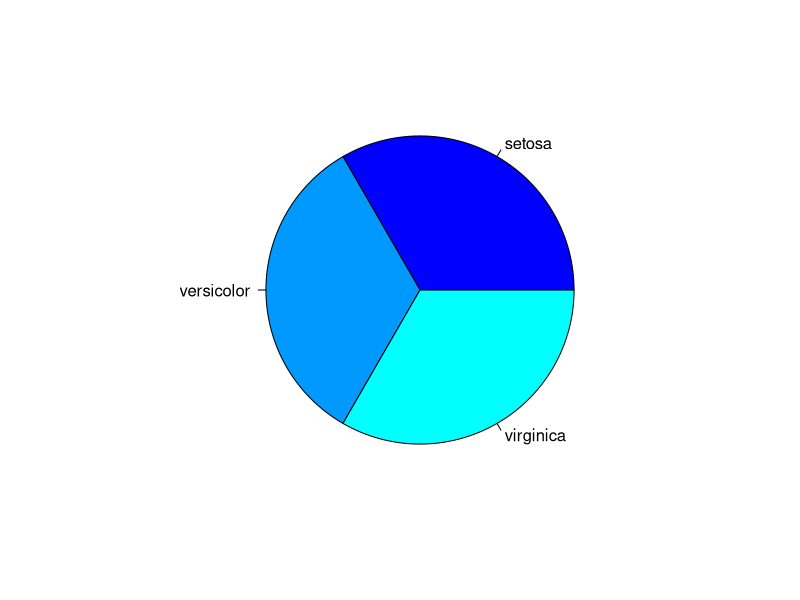
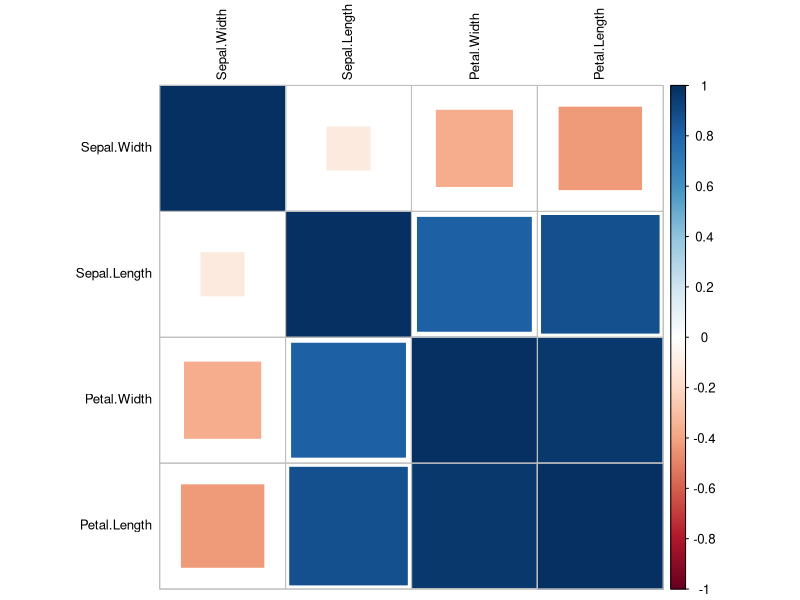
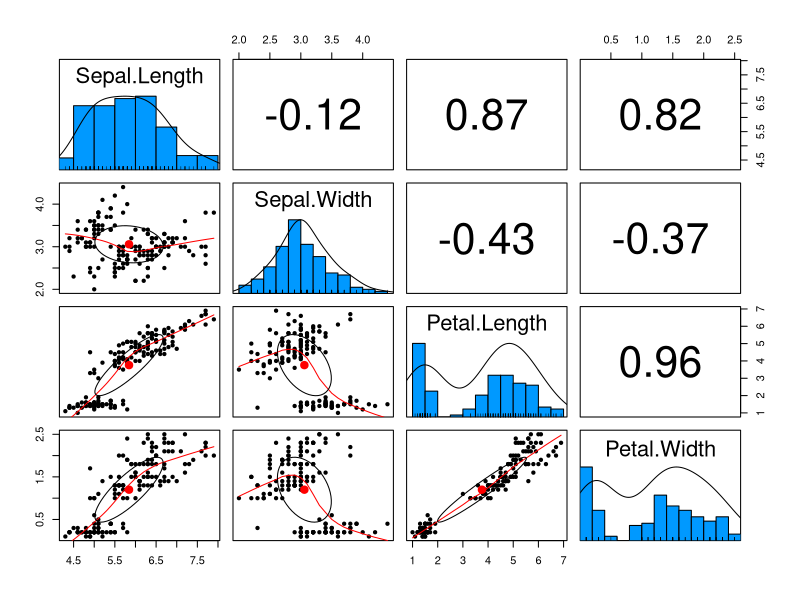

Generate these figures, in order, with R:
data (iris) #data bawaan default di r studio
head (iris) #manggil kolom di data
summary(iris) #nampilin data iris
pie(table(iris$Species), #bikin pie chart
    col=c("#0000ff","#0099ff","#00ffff")) #warna pie chart

#baris-baris dibawah ini taruh di console
iris_hm <- iris[,-5] #-5 berarti cuma nampilin 4 kolom
cor(iris_hm) #nampilin korelasi
library(corrplot) #library buat bikin corrplot, tapi jangan lupa install dulu kalo belum (saya sudah)
corrplot(cor(iris_hm, method = "pearson"), number.cex = .9, method = "square", hclust.method = "ward", order = "FPC", type = "full", tl.cex = 0.8,tl.col = "black") #iris_hm wajib dideklarasikan dulu sebelum bikin corrplot, ini buat bikin corrplot
library(psych) #library buat 
pairs.panels(iris[,-5],method = "pearson", hist.col = "#0099ff", density = TRUE, ellipses = TRUE) #buat bikin...
